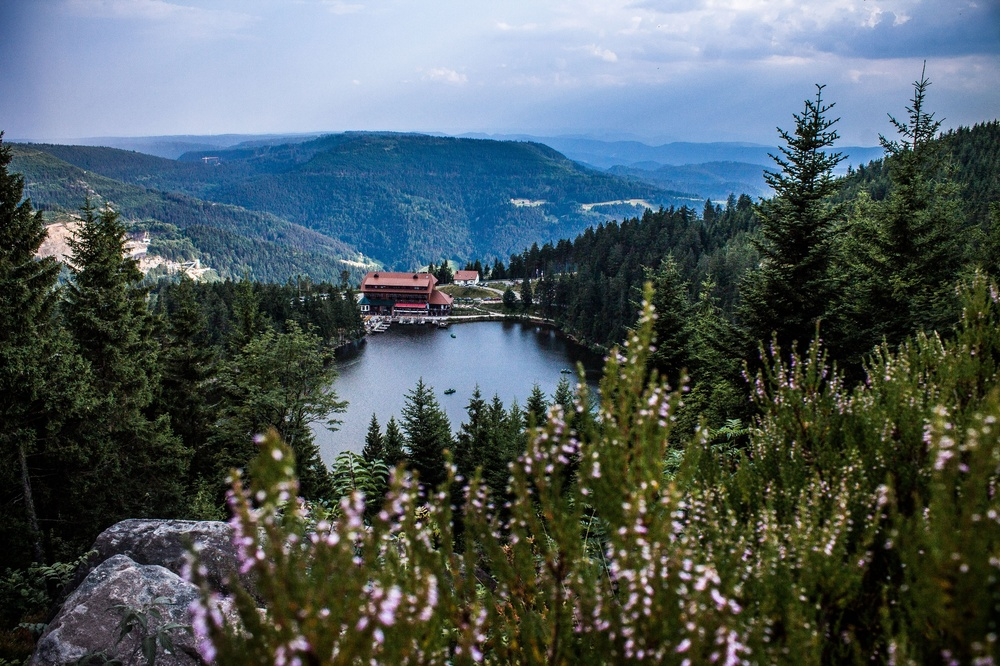
#> input picture See_Sommer.jpg, 1000 x 666 px, shrunk from 2560 x 1706 before the run
$ python Planet_SuperPixel.py
#> lines starting #> are read from the running program, lines starting #| are printed output that depends on the picture
import os
import numpy as np
import skimage as ski
import matplotlib.pyplot as plt

'''
Authors: Titus Henkelmann, Jakob Weigand, Adrian Weng
Created for EXML23/24 at University of Bonn
'''

# --------------- Variables need to be set -------------------------

name_of_file = "See_Sommer.jpg"

num_Segments = 15
sigma = 9
subfolder = 'Segmented_imgs'

# --------------- Fixed code, do not change! -----------------------

# Import image
print(f'Loading image {name_of_file} \n   Segmentation in progress...')
img = ski.io.imread(os.path.join(os.path.dirname(__file__), name_of_file))
#> img is the input picture: shape (666, 1000, 3); mean R, G, B 78.2, 90.8, 93.4
img = img[:, :, :3]
img = ski.util.img_as_float(img)


# Create folder structure
subfolder = os.path.join(os.path.dirname(__file__), subfolder)
if os.path.exists(subfolder):
    for file in os.listdir(subfolder):
        os.remove(os.path.join(subfolder, file))
elif not os.path.exists(subfolder):
    os.makedirs(subfolder)
else:
    print(f'Problems while creating subfolder in: {subfolder}')


# Calculate Superpixel and save images generated
segments = ski.segmentation.slic(img, n_segments = num_Segments, sigma = sigma)
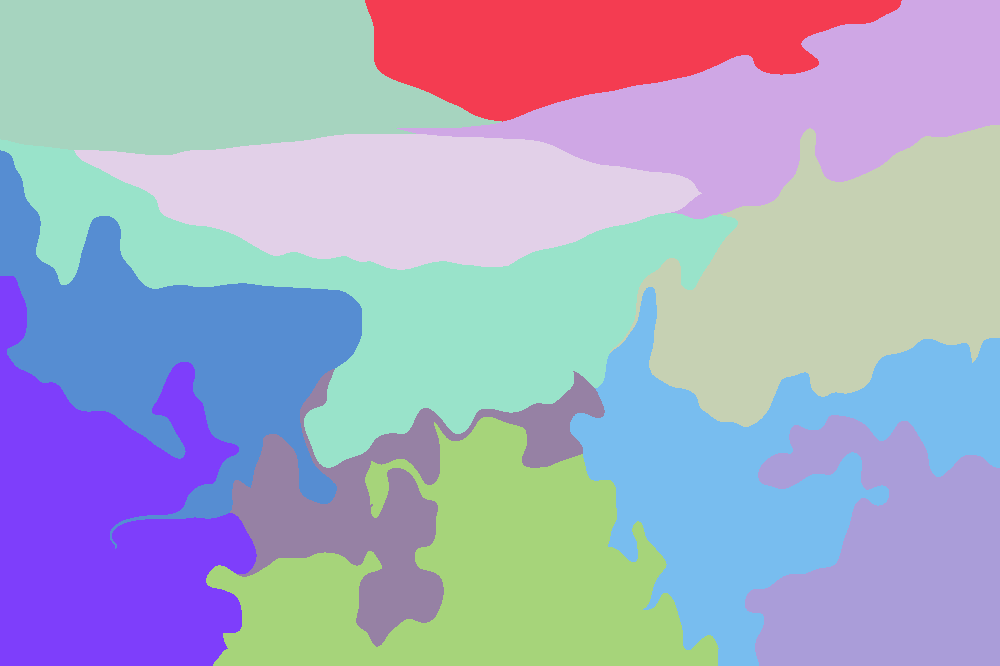
#> segments: shape (666, 1000) int64; 12 distinct labels, from 1 to 12; one colour per label, 0 black
for seg in range(1, np.max(segments)+1):
    img_seg = np.zeros(img.shape)
    for i in range(segments.shape[0]):
        for j in range(segments.shape[1]):
            if segments[i, j] == seg:
                img_seg[i, j, :] = img[i, j, :]
    if len(str(seg)) == 1:
        str_seg = "00" + str(seg)
    elif len(str(seg)) == 2:
        str_seg = "0" + str(seg)
    else:
        str_seg = str(seg)
    plt.imsave(os.path.join(subfolder, f'Segmented_{str_seg}.png'), img_seg)
#> this loop made 12 passes
#> pass 1, `plt.imsave(os.path.join(subfolder, f'Segmented_{str_seg}.png'), img_seg)`:
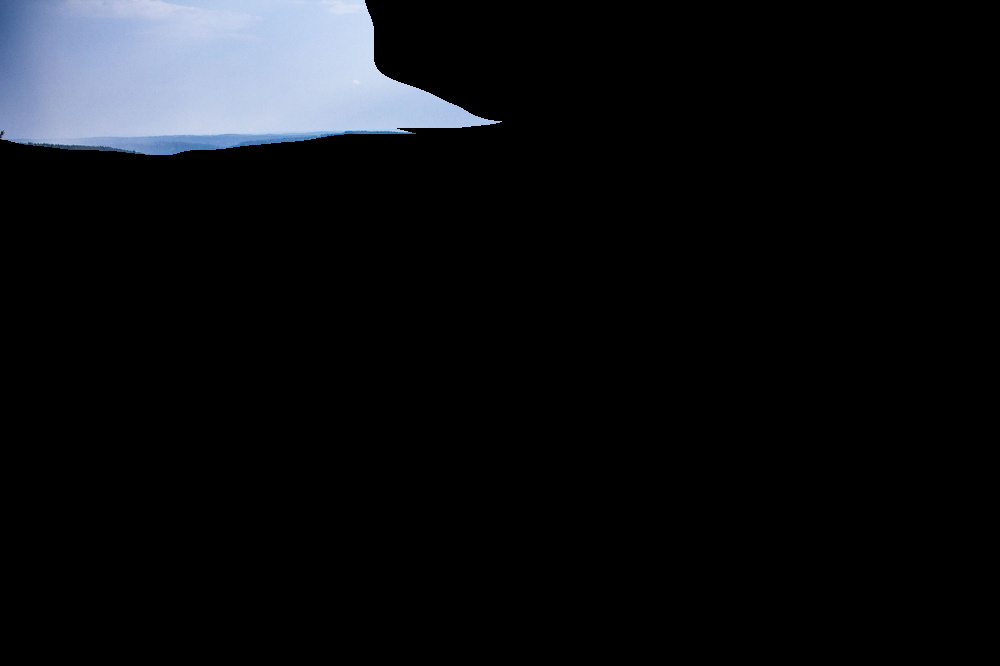
#> saved as Segmented_001.png: shape (666, 1000, 3); mean R, G, B 14.8, 16.4, 19.3
#> pass 2, `plt.imsave(os.path.join(subfolder, f'Segmented_{str_seg}.png'), img_seg)`:
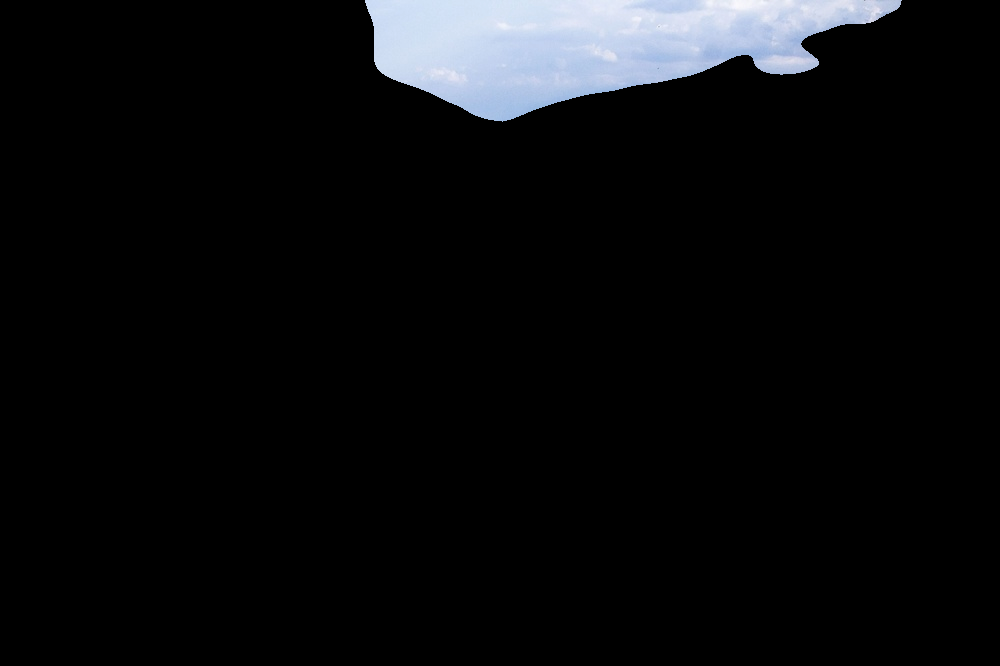
#> saved as Segmented_002.png: shape (666, 1000, 3); mean R, G, B 12.1, 13, 14.5
#> after the loop:
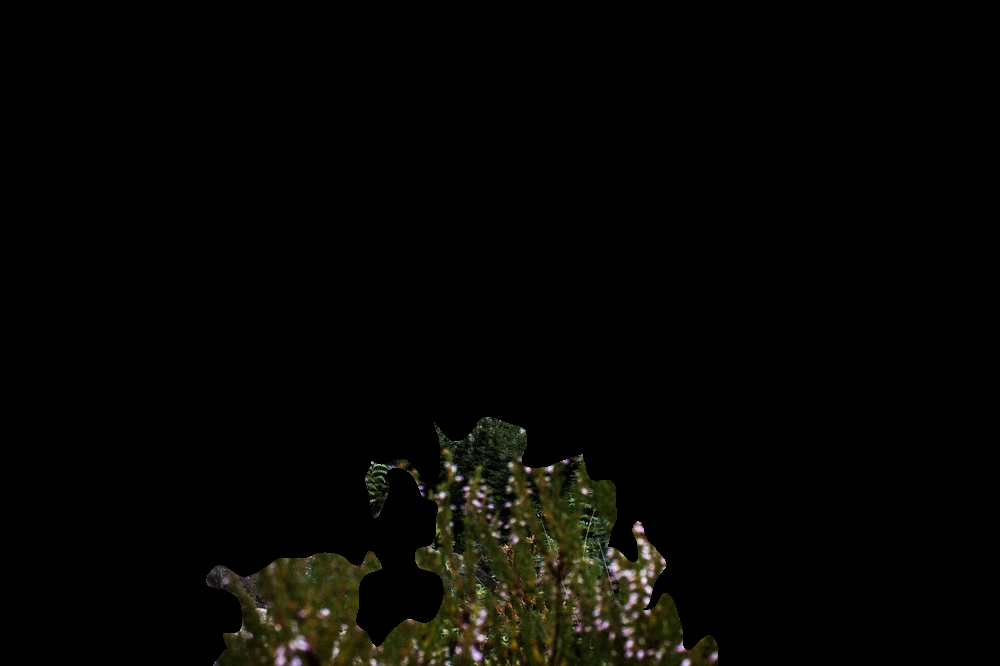
#> img_seg: shape (666, 1000, 3) float64; mean R, G, B 0.022, 0.0211, 0.0115

print(f'Created {seg} segments and saved them in {subfolder}')
#| Created 12 segments and saved them in Segmented_imgs

# Label-Indizes saving
np.save(os.path.join(os.path.dirname(__file__), 'Label_Idx.npy'), segments)


# Plot results
fig = plt.figure()
ax = fig.add_subplot(1, 1, 1)
ax.imshow(ski.segmentation.mark_boundaries(img, segments))
plt.axis('off')
plt.show()
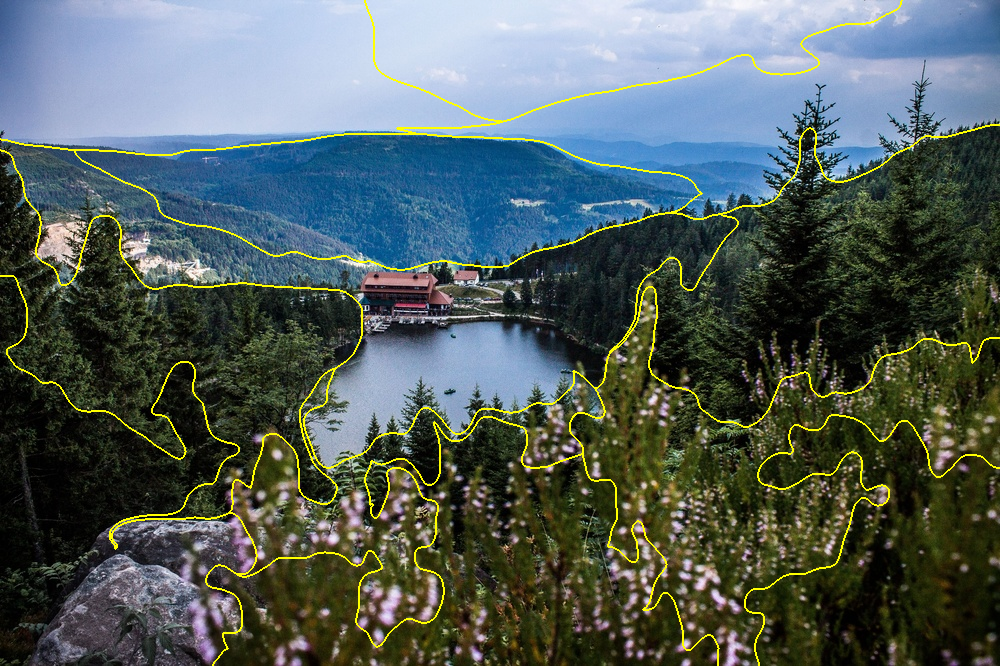
#> shown: shape (666, 1000, 3) float64; mean R, G, B 0.324, 0.373, 0.359
